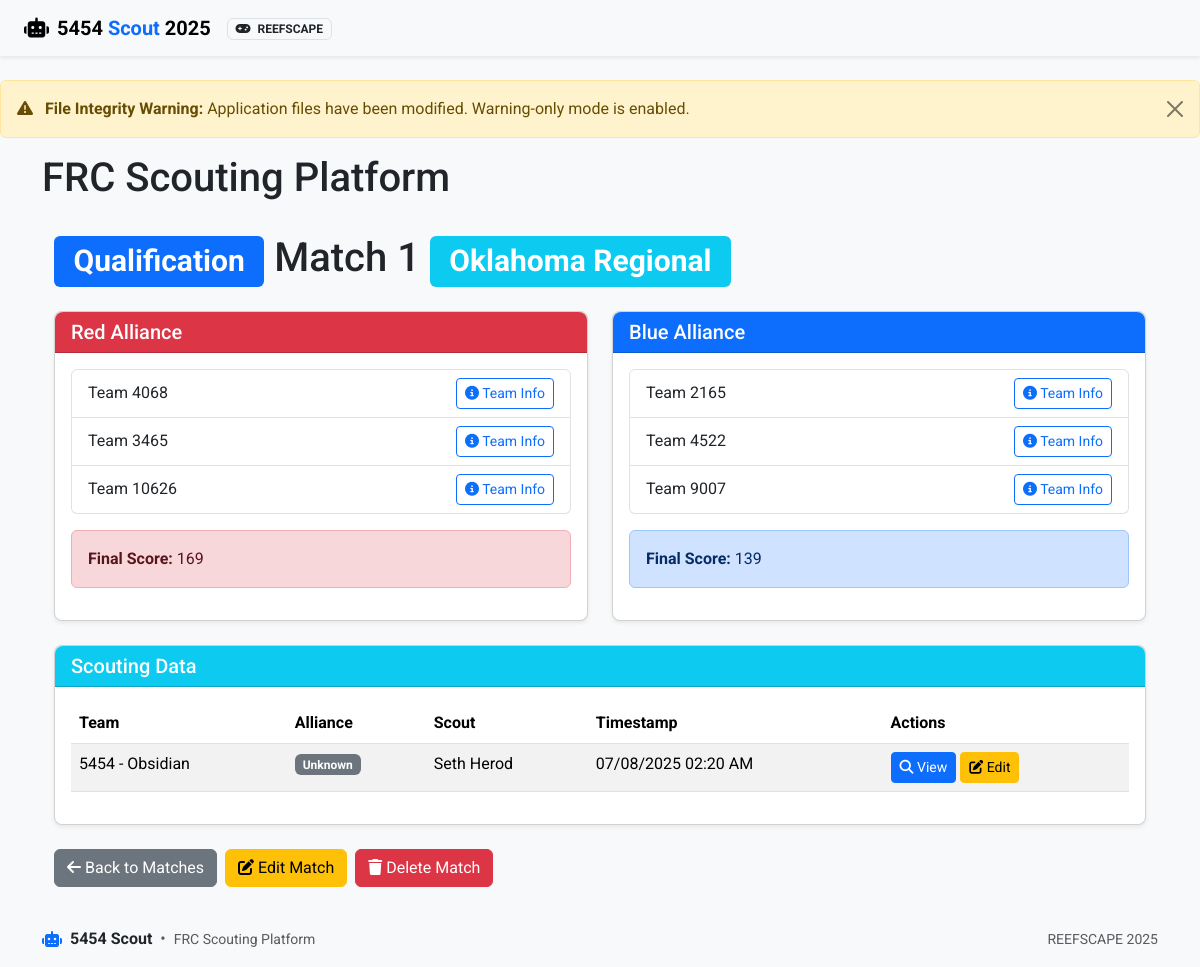
The app's page /matches/3 with its own data.
### app/models.py (models this page shows, shortened)
class Match(db.Model):
    id = db.Column(db.Integer, primary_key=True)
    match_number = db.Column(db.Integer, nullable=False)
    match_type = db.Column(db.String(20), nullable=False)
    event_id = db.Column(db.Integer, db.ForeignKey('event.id'), nullable=False)
    red_alliance = db.Column(db.String(50))  # Comma-separated team numbers
    blue_alliance = db.Column(db.String(50))  # Comma-separated team numbers
    red_score = db.Column(db.Integer)
    blue_score = db.Column(db.Integer)
    winner = db.Column(db.String(10))  # 'red', 'blue', or 'tie'
    timestamp = db.Column(db.DateTime, default=datetime.utcnow)
    scouting_data = db.relationship('ScoutingData', backref='match', lazy=True)

class Event(db.Model):
    id = db.Column(db.Integer, primary_key=True)
    name = db.Column(db.String(100), nullable=False)
    code = db.Column(db.String(20), unique=True)  # Event code like "CALA" or "NYRO"
    location = db.Column(db.String(100))
    start_date = db.Column(db.Date)
    end_date = db.Column(db.Date)
    year = db.Column(db.Integer, nullable=False)
    matches = db.relationship('Match', backref='event', lazy=True)

class ScoutingData(db.Model):
    id = db.Column(db.Integer, primary_key=True)
    match_id = db.Column(db.Integer, db.ForeignKey('match.id'), nullable=False)
    team_id = db.Column(db.Integer, db.ForeignKey('team.id'), nullable=False)
    scout_name = db.Column(db.String(50))
    scouting_station = db.Column(db.Integer)
    timestamp = db.Column(db.DateTime, default=datetime.utcnow)
    alliance = db.Column(db.String(10))  # 'red' or 'blue'
    data_json = db.Column(db.Text, nullable=False)  # JSON data based on game config
    @property
    def data(self):
        """Get data as a Python dictionary"""
        return json.loads(self.data_json)
    @data.setter
    def data(self, value):
        """Store data as JSON string"""
        self.data_json = json.dumps(value)

class Team(db.Model):
    id = db.Column(db.Integer, primary_key=True)
    team_number = db.Column(db.Integer, unique=True, nullable=False)
    team_name = db.Column(db.String(100))
    location = db.Column(db.String(100))
    scouting_data = db.relationship('ScoutingData', backref='team', lazy=True)
    events = db.relationship('Event', secondary=team_event, lazy='subquery',
                           backref=db.backref('teams', lazy=True))

### app/routes/matches.py (the view)
@bp.route('/<int:match_id>')
def view(match_id):
    match = Match.query.get_or_404(match_id)
    scouting_data = ScoutingData.query.filter_by(match_id=match.id).all()
    game_config = current_app.config['GAME_CONFIG']
    return render_template('matches/view.html', match=match,
                          scouting_data=scouting_data, game_config=game_config)

### app/routes/auth.py (called while the page is built)
@bp.app_context_processor
def inject_auth_vars():
    return {
        'current_user': current_user,
        'user_has_role': lambda role: current_user.is_authenticated and current_user.has_role(role)
    }

### run.py (called while the page is built)
@app.before_request
def check_first_run():
    if not User.query.first() and request.path != '/auth/login':
        flash('Database is being initialized. Please wait...', 'info')
        return redirect(url_for('auth.login'))

### app/templates/matches/view.html (shortened to what this page needs)
{% extends 'base.html' %}
{% block content %}
<div class="container">
    <h1 class="mb-4">
        <span class="badge {% if match.match_type == 'Qualification' %}bg-primary{% elif match.match_type == 'Playoff' %}bg-danger{% elif match.match_type == 'Practice' %}bg-success{% else %}bg-secondary{% endif %}">{{ match.match_type }}</span>
        Match {{ match.match_number }}
        <span class="badge bg-info">{{ match.event.name }}</span>
    </h1>
    <div class="row mb-4">
        <div class="col-md-6">
            <div class="card">
                <div class="card-header bg-danger text-white">
                    <h5 class="mb-0">Red Alliance</h5>
                </div>
                <div class="card-body">
                    <ul class="list-group mb-3">
                        {% for team_number in match.red_alliance.split(',') if team_number %}
                        <li class="list-group-item d-flex justify-content-between align-items-center">
                            Team {{ team_number }}
                            <div>
                                <a href="{{ url_for('teams.view', team_number=team_number|int) }}" class="btn btn-sm btn-outline-primary">
                                    <i class="fas fa-info-circle"></i> Team Info
                                </a>
                            </div>
                        </li>
                        {% else %}
                        <li class="list-group-item">No teams assigned</li>
                        {% endfor %}
                    </ul>
                    {% if match.red_score is not none %}
                    <div class="alert alert-danger">
                        <strong>Final Score:</strong> {{ match.red_score }}
                    </div>
                    {% endif %}
                </div>
            </div>
        </div>
        <div class="col-md-6">
            <div class="card">
                <div class="card-header bg-primary text-white">
                    <h5 class="mb-0">Blue Alliance</h5>
                </div>
                <div class="card-body">
                    <ul class="list-group mb-3">
                        {% for team_number in match.blue_alliance.split(',') if team_number %}
                        <li class="list-group-item d-flex justify-content-between align-items-center">
                            Team {{ team_number }}
                            <div>
                                <a href="{{ url_for('teams.view', team_number=team_number|int) }}" class="btn btn-sm btn-outline-primary">
                                    <i class="fas fa-info-circle"></i> Team Info
                                </a>
                            </div>
                        </li>
                        {% else %}
                        <li class="list-group-item">No teams assigned</li>
                        {% endfor %}
                    </ul>
                    {% if match.blue_score is not none %}
                    <div class="alert alert-primary">
                        <strong>Final Score:</strong> {{ match.blue_score }}
                    </div>
                    {% endif %}
                </div>
            </div>
        </div>
    </div>
    <div class="card mb-4">
        <div class="card-header bg-info text-white">
            <h5 class="mb-0">Scouting Data</h5>
        </div>
        <div class="card-body">
            {% if scouting_data %}
            <div class="table-responsive">
                <table class="table table-striped table-hover">
                    <thead>
                        <tr>
                            <th>Team</th>
                            <th>Alliance</th>
                            <th>Scout</th>
                            <th>Timestamp</th>
                            <th>Actions</th>
                        </tr>
                    </thead>
                    <tbody>
                        {% for entry in scouting_data %}
                        <tr>
                            <td>{{ entry.team.team_number }} - {{ entry.team.team_name }}</td>
                            <td>
                                <span class="badge {% if entry.alliance == 'red' %}bg-danger{% elif entry.alliance == 'blue' %}bg-primary{% else %}bg-secondary{% endif %}">
                                    {{ entry.alliance|capitalize }}
                                </span>
                            </td>
                            <td>{{ entry.scout_name }}</td>
                            <td>{{ entry.timestamp.strftime('%m/%d/%Y %I:%M %p') }}</td>
                            <td>
                                <a href="{{ url_for('scouting.view_data', id=entry.id) }}" class="btn btn-sm btn-primary">
                                    <i class="fas fa-search"></i> View
                                </a>
                                <a href="{{ url_for('data.edit_entry', entry_id=entry.id) }}" class="btn btn-sm btn-warning">
                                    <i class="fas fa-edit"></i> Edit
                                </a>
                            </td>
                        </tr>
                        {% endfor %}
                    </tbody>
                </table>
            </div>
            {% else %}
            <p class="mb-0">No scouting data available for this match.</p>
            {% endif %}
        </div>
    </div>
    <div class="d-flex gap-2">
        <a href="{{ url_for('matches.index') }}" class="btn btn-secondary">
            <i class="fas fa-arrow-left"></i> Back to Matches
        </a>
        <a href="{{ url_for('matches.edit', match_id=match.id) }}" class="btn btn-warning">
            <i class="fas fa-edit"></i> Edit Match
        </a>
        <button type="button" class="btn btn-danger" data-bs-toggle="modal" data-bs-target="#deleteMatchModal">
            <i class="fas fa-trash"></i> Delete Match
        </button>
    </div>
</div>
{% endblock %}

### app/static/css/styles.css (style rules this page uses)
body { min-height: 100vh; display: flex; flex-direction: column; background-color: #f8f9fa; font-family: 'Roboto', 'Segoe UI', Arial, sans-serif; transition: background-color 0.3s ease, color 0.3s ease; }
.card { box-shadow: 0 4px 6px rgba(0, 0, 0, 0.1); transition: transform 0.2s, box-shadow 0.2s; }
:root { --primary-color: #007bff; --secondary-color: #6c757d; --success-color: #28a745; --danger-color: #dc3545; --warning-color: #ffc107; --info-color: #17a2b8; --light-color: #f8f9fa; --dark-color: #343a40; }
body { display: flex; flex-direction: column; min-height: 100vh; }
.container { flex: 1; }
.card { box-shadow: 0 0.125rem 0.25rem rgba(0, 0, 0, 0.075); border-radius: 0.5rem; transition: transform 0.2s ease-in-out, box-shadow 0.2s ease-in-out; }
.card-header { border-top-left-radius: 0.5rem !important; border-top-right-radius: 0.5rem !important; }
:root { --primary: #0d6efd; --primary-light: #cfe2ff; --primary-dark: #0a58ca; --secondary: #6c757d; --success: #198754; --danger: #dc3545; --warning: #ffc107; --info: #0dcaf0; --light: #f8f9fa; --dark: #212529; --red-alliance: #dc3545; --red-alliance-bg: #f8d7da; --blue-alliance: #0d6efd; --blue-alliance-bg: #cfe2ff; --auto-color: #fd7e14; --teleop-color: #0d6efd; --endgame-color: #198754; --navbar-bg: #ffffff; --card-shadow: 0 .125rem .25rem rgba(0, 0, 0, .075); --card-shadow-hover: 0 .5rem 1rem rgba(0, 0, 0, .15); --border-radius: .5rem; --transition-speed: 0.2s; --font-family-base: 'Roboto', -apple-system, BlinkMacSystemFont, 'Segoe UI', Arial, sans-serif; --font-family-headings: 'Montserrat', var(--font-family-base); }

### records on screen
Match: match_type "Qualification", match_number "1", red_score "169", blue_score "139"
Event: event.name "Oklahoma Regional"
ScoutingData: team.team_number "5454", team.team_name "Obsidian", alliance "Unknown", scout_name "Seth Herod", timestamp "07/08/2025 02:20 AM"

### other values on screen
{{ game_config.season }} "2025"
{{ game_config.game_name }} "REEFSCAPE"
{{ team_number }} "4068" "3465" "10626"
{{ team_number }} "2165" "4522" "9007"
